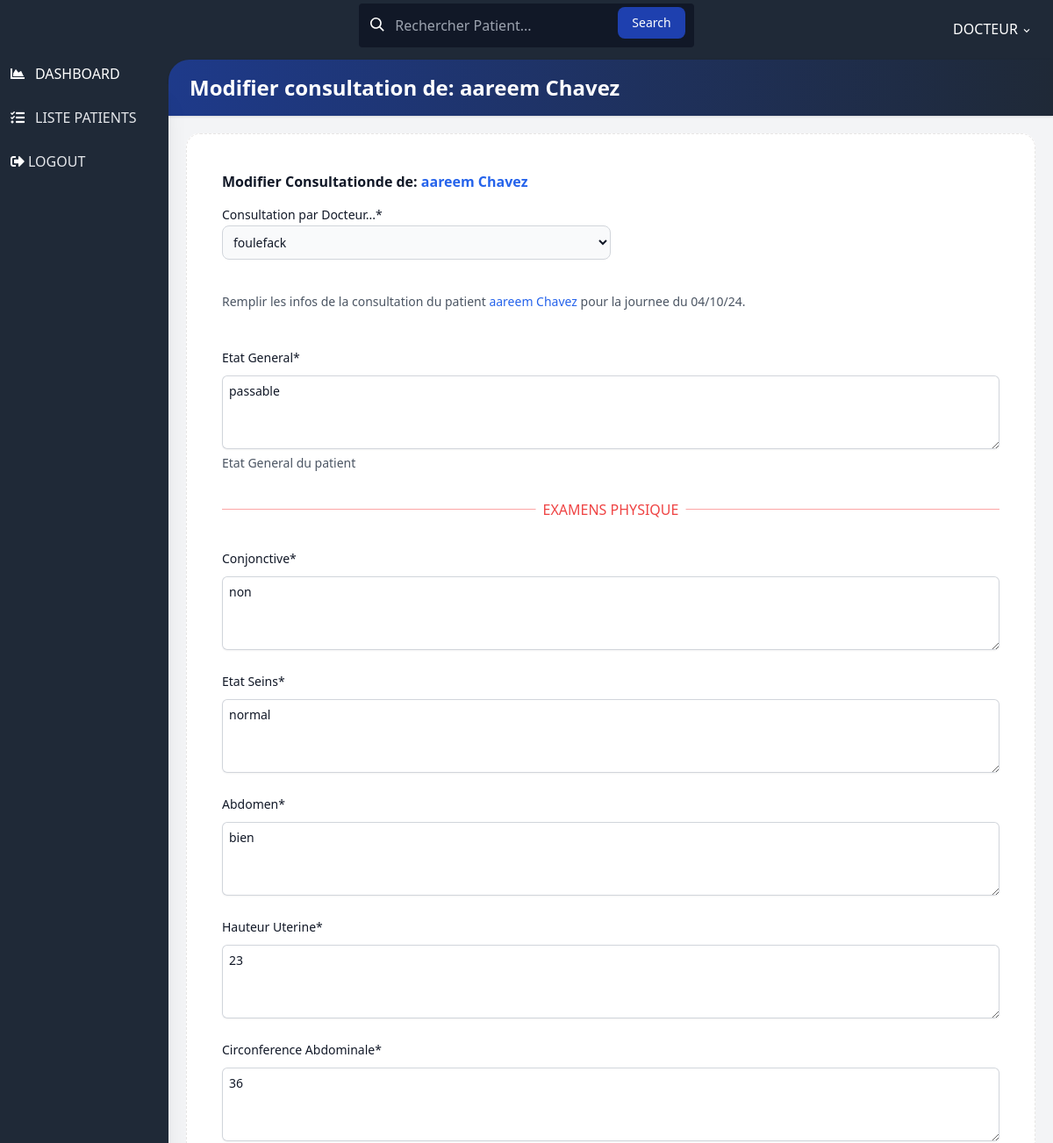
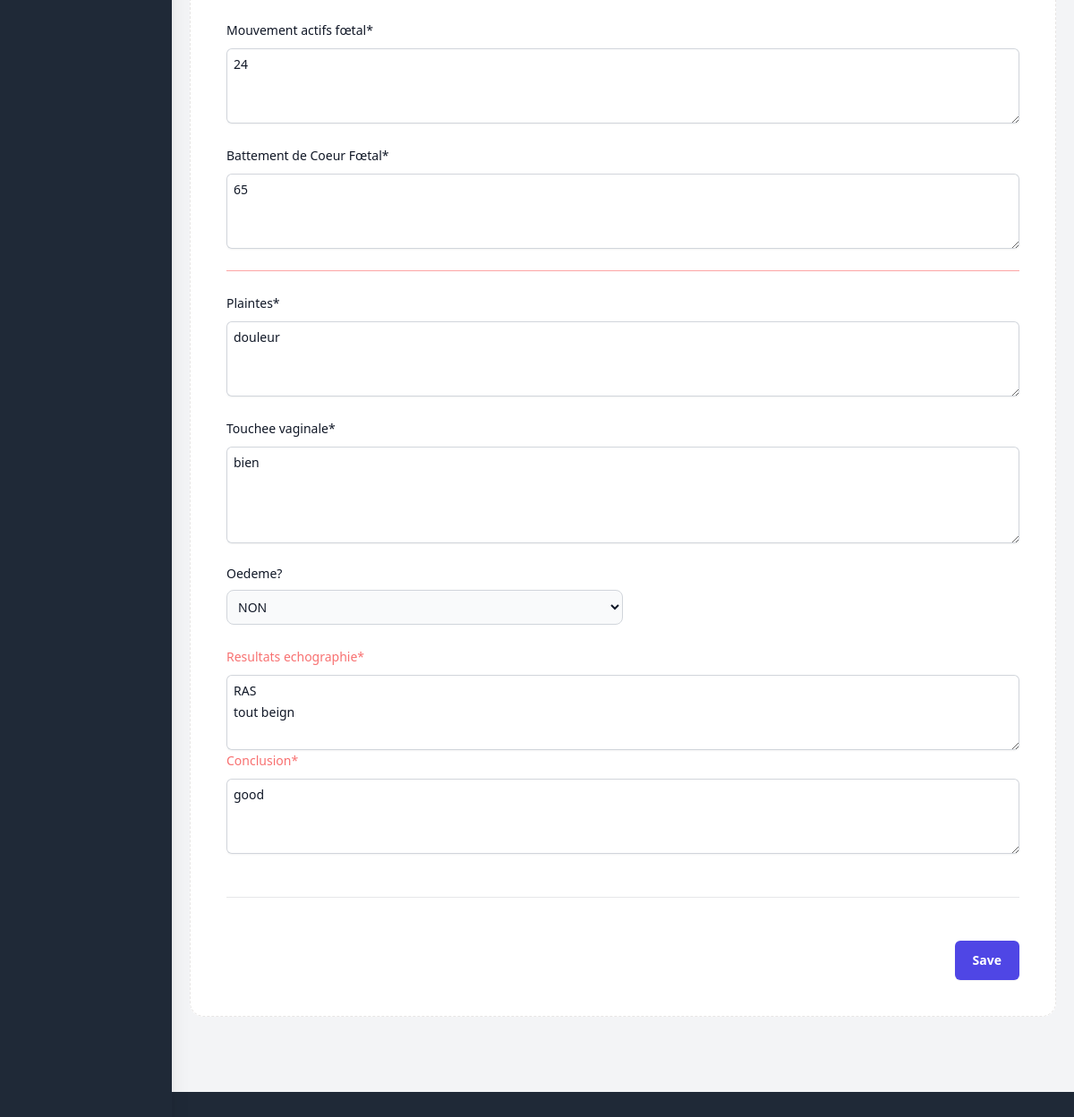
Page /cpn/modifier_cpn.php?id=48&cpn=3 (signed in) on the committed database (2 pictures, top to bottom).
### tables this page shows
CREATE TABLE `patient` (
  `p_id` int(11) NOT NULL,
  `nom` varchar(30) NOT NULL,
  `prenom` varchar(30) NOT NULL,
  `sex` varchar(10) NOT NULL,
  `quartier` varchar(30) NOT NULL,
  `profession` varchar(30) NOT NULL,
  `tel` varchar(20) NOT NULL,
  `SM` varchar(30) NOT NULL,
  `religion` varchar(30) NOT NULL,
  `DOB` varchar(20) NOT NULL,
  `POB` varchar(100) NOT NULL,
  `age` varchar(10) NOT NULL,
  `assurance` varchar(100) NOT NULL,
  `code` varchar(8) NOT NULL,
  `date` date NOT NULL DEFAULT current_timestamp(),
  `heure` time NOT NULL DEFAULT current_timestamp()
);

CREATE TABLE `cpn` (
  `cpn_id` int(11) NOT NULL,
  `p_id` int(11) NOT NULL,
  `doc_name` varchar(50) NOT NULL,
  `EG` varchar(50) NOT NULL,
  `conj` varchar(50) NOT NULL,
  `ES` varchar(50) NOT NULL,
  `abdomen` varchar(50) NOT NULL,
  `HU` varchar(50) NOT NULL,
  `CA` varchar(50) NOT NULL,
  `MAF` varchar(50) NOT NULL,
  `BDCF` varchar(50) NOT NULL,
  `plaintes` varchar(50) NOT NULL,
  `TV` varchar(50) NOT NULL,
  `RE` varchar(50) NOT NULL,
  `conclusion` varchar(50) NOT NULL,
  `date` date NOT NULL DEFAULT current_timestamp(),
  `heure` time NOT NULL DEFAULT current_timestamp(),
  `oedem` varchar(10) NOT NULL
);

### cpn/modifier_cpn.php (the view, shortened to what the rows shown need)
<?php
include './../conn.php';
if(isset($_GET['id']) && $_GET['id']!=''){
    $id = $_GET['id'];
}else header("location:liste.php");
$sql = "select * from patient where p_id = $id";
    $result = mysqli_query($conn, $sql);
    $p = mysqli_fetch_assoc($result);
    $patient = $_GET['id'];
    $cpn_id = $_GET['cpn'];
    $sql_cpn = "select * from cpn where cpn_id = $cpn_id";
    $result_cpn = mysqli_query($conn, $sql_cpn);
    $c = mysqli_fetch_assoc($result_cpn);
?>
<!DOCTYPE html>
<html lang="en">
<head>
    <link rel="stylesheet" href="https://use.fontawesome.com/releases/v5.3.1/css/all.css">
    <link rel="stylesheet" href="https://unpkg.com/tailwindcss@2.2.19/dist/tailwind.min.css"/>
    <script src="https://cdn.tailwindcss.com"></script>
</head>
<body class="bg-gray-800 font-sans leading-normal tracking-normal mt-12">
<main>
    <div class="flex flex-col md:flex-row">
        <section class="w-full">
            <div id="main" class="main-content w-full flex-1 bg-gray-100 mt-12 md:mt-2 pb-24 md:pb-5">
                <div class="bg-gray-800 pt-3">
                    <div class="rounded-tl-3xl bg-gradient-to-r from-blue-900 to-gray-800 p-4 shadow text-2xl text-white">
                        <h1 class="font-bold pl-2">Modifier consultation de: <?=$p['nom']?></h1>
                    </div>
                </div>
                <div class="flex flex-wrap -mx-3 mb-5">
                    <div class="w-full max-w-full px-3 mb-6  mx-auto">
                        <div class="relative flex-[1_auto] flex flex-col break-words min-w-0 bg-clip-border rounded-[.95rem] bg-white m-5">
                        <div class="relative flex flex-col min-w-0 break-words border border-dashed bg-clip-border rounded-2xl border-stone-200 bg-light/30">
                            <form name="modifier" method="POST" action="add_cpn.php?patient=<?=$patient?>&id=<?=$cpn_id?>">
                            <div class="space-y-12 p-10">
                                <div class="border-b border-gray-900/10 pb-12">
                                <h2 class="text-base font-semibold leading-7 text-gray-900">Modifier Consultationde de: <a class="text-blue-600" href="patient.php?id=<?=$p['p_id']?>"><?=$p['nom']?></a></h2>
                                <p class="mt-1 text-sm leading-6 text-gray-600">Remplir les infos de la consultation du patient <a href="patient.php?id=<?=$id?>" class="text-blue-600"><?=$p['nom']?></a> pour la journee du <?=date('d/m/y')?>.</p>
                                <div class="mt-10 grid grid-cols-1 gap-x-6 gap-y-8 sm:grid-cols-6">
                                    <div class="col-span-full">
                                    <div class="mt-2">
                                        <textarea required id="EG" name="EG" rows="3" class="block w-full rounded-md border-0 px-2 py-1.5 text-gray-900 shadow-sm ring-1 ring-inset ring-gray-300 placeholder:text-gray-400 focus:ring-2 focus:ring-inset focus:ring-indigo-600 sm:text-sm sm:leading-6"><?=$c['EG']?></textarea>
                                    </div>
                                    </div>
                                </div>
                                <div class="mt-1 grid grid-cols-1 gap-x-6 gap-y-6 sm:grid-cols-6">
                                    <div class="col-span-full">
                                        <div class="mt-2">
                                            <textarea required id="conj" name="conj" rows="3" class="block w-full rounded-md border-0 px-2 py-1.5 text-gray-900 shadow-sm ring-1 ring-inset ring-gray-300 placeholder:text-gray-400 focus:ring-2 focus:ring-inset focus:ring-indigo-600 sm:text-sm sm:leading-6"><?=$c['conj']?></textarea>
                                        </div>
                                    </div>
                                    <div class="col-span-full">
                                        <div class="mt-2">
                                            <textarea required id="ES" name="ES" rows="3" class="block w-full rounded-md border-0 px-2 py-1.5 text-gray-900 shadow-sm ring-1 ring-inset ring-gray-300 placeholder:text-gray-400 focus:ring-2 focus:ring-inset focus:ring-indigo-600 sm:text-sm sm:leading-6"><?=$c['ES']?></textarea>
                                        </div>
                                    </div>
                                    <div class="col-span-full">
                                        <div class="mt-2">
                                            <textarea required id="abdomen" name="abdomen" rows="3" class="block w-full rounded-md border-0 px-2 py-1.5 text-gray-900 shadow-sm ring-1 ring-inset ring-gray-300 placeholder:text-gray-400 focus:ring-2 focus:ring-inset focus:ring-indigo-600 sm:text-sm sm:leading-6"><?=$c['abdomen']?></textarea>
                                        </div>
                                    </div>
                                    <div class="col-span-full">
                                        <div class="mt-2">
                                            <textarea required id="HU" name="HU" rows="3" class="block w-full rounded-md border-0 px-2 py-1.5 text-gray-900 shadow-sm ring-1 ring-inset ring-gray-300 placeholder:text-gray-400 focus:ring-2 focus:ring-inset focus:ring-indigo-600 sm:text-sm sm:leading-6"><?=$c['HU']?></textarea>
                                        </div>
                                    </div>
                                    <div class="col-span-full">
                                        <div class="mt-2">
                                            <textarea required id="CA" name="CA" rows="3" class="block w-full rounded-md border-0 px-2 py-1.5 text-gray-900 shadow-sm ring-1 ring-inset ring-gray-300 placeholder:text-gray-400 focus:ring-2 focus:ring-inset focus:ring-indigo-600 sm:text-sm sm:leading-6"><?=$c['CA']?></textarea>
                                        </div>
                                    </div>
                                    <div class="col-span-full">
                                        <div class="mt-2">
                                            <textarea required id="MAF" name="MAF" rows="3" class="block w-full rounded-md border-0 px-2 py-1.5 text-gray-900 shadow-sm ring-1 ring-inset ring-gray-300 placeholder:text-gray-400 focus:ring-2 focus:ring-inset focus:ring-indigo-600 sm:text-sm sm:leading-6"><?=$c['MAF']?></textarea>
                                        </div>
                                    </div>
                                    <div class="col-span-full">
                                        <div class="mt-2">
                                            <textarea required id="BDCF" name="BDCF" rows="3" class="block w-full rounded-md border-0 px-2 py-1.5 text-gray-900 shadow-sm ring-1 ring-inset ring-gray-300 placeholder:text-gray-400 focus:ring-2 focus:ring-inset focus:ring-indigo-600 sm:text-sm sm:leading-6"><?=$c['BDCF']?></textarea>
                                        </div>
                                    </div>
                                    <div class="col-span-full">
                                        <div class="mt-2">
                                            <textarea required id="plaintes" name="plaintes" rows="3" class="block w-full rounded-md border-0 px-2 py-1.5 text-gray-900 shadow-sm ring-1 ring-inset ring-gray-300 placeholder:text-gray-400 focus:ring-2 focus:ring-inset focus:ring-indigo-600 sm:text-sm sm:leading-6"><?=$c['plaintes']?></textarea>
                                        </div>
                                    </div>
                                    <div class="col-span-full">
                                        <div class="mt-2">
                                            <textarea required id="TV" name="TV" rows="4" class="block w-full rounded-md border-0 px-2 py-1.5 text-gray-900 shadow-sm ring-1 ring-inset ring-gray-300 placeholder:text-gray-400 focus:ring-2 focus:ring-inset focus:ring-indigo-600 sm:text-sm sm:leading-6"><?=$c['TV']?></textarea>
                                        </div>
                                    </div>
                                    </div>
                                    <div class="w-full">
                                    <select name="oedem" id="small" class="w-1/2 ml-auto mr-auto p-2 mb-6 text-sm text-gray-900 border border-gray-300 rounded-lg bg-gray-50 focus:ring-blue-500 focus:border-blue-500 dark:bg-gray-700 dark:border-gray-600 dark:placeholder-gray-400 dark:text-white dark:focus:ring-blue-500 dark:focus:border-blue-500">
                                        <option <?php if($c['oedem']=='non') echo'selected'; else echo'';?> value="non">NON</option>
                                    </select>
                                    <div class="col-span-full">
                                        <label for="RE" class="block text-sm font-medium leading-6 text-red-400">Resultats echographie*</label>
                                        <div class="mt-2">
                                            <textarea required id="RE" name="RE" rows="3" class="block w-full rounded-md border-0 px-2 py-1.5 text-gray-900 shadow-sm ring-1 ring-inset ring-gray-300 placeholder:text-gray-400 focus:ring-2 focus:ring-inset focus:ring-indigo-600 sm:text-sm sm:leading-6"><?=$c['RE']?></textarea>
                                        </div>
                                    </div>
                                    <div class="col-span-full">
                                        <label for="conc" class="block text-sm font-medium leading-6 text-red-400">Conclusion*</label>
                                        <div class="mt-2">
                                            <textarea required id="conc" name="conc" rows="3" class="block w-full rounded-md border-0 px-2 py-1.5 text-gray-900 shadow-sm ring-1 ring-inset ring-gray-300 placeholder:text-gray-400 focus:ring-2 focus:ring-inset focus:ring-indigo-600 sm:text-sm sm:leading-6"><?=$c['conclusion']?></textarea>
                                        </div>
                                    </div>
                                </div>
                            </div>
    </form>
                        </div>
                    </div>
                </div>
            </div>
        </section>
    </div>
</main>
</body>
</html>

### rows in the picture
patient: nom "aareem Chavez"
cpn: EG "passable", conj "non", ES "normal", abdomen "bien", HU "23", CA "36", MAF "24", BDCF "65", plaintes "douleur", TV "bien", oedem "NON", RE "RAS tout beign", conc "good"

### other values in the picture
form field doc "foulefack"
